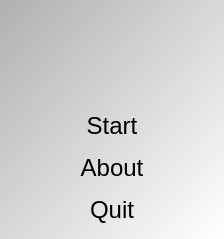
<?xml version="1.0" encoding="UTF-8"?>
<ui version="4.0">
 <class>QtTestOpenQuestionMenuDialog</class>
 <widget class="QDialog" name="QtTestOpenQuestionMenuDialog">
  <property name="geometry">
   <rect>
    <x>0</x>
    <y>0</y>
    <width>224</width>
    <height>239</height>
   </rect>
  </property>
  <property name="font">
   <font>
    <pointsize>24</pointsize>
   </font>
  </property>
  <property name="windowTitle">
   <string>TestOpenQuestion</string>
  </property>
  <property name="windowIcon">
   <iconset resource="ToolTestOpenQuestion.qrc">
    <normaloff>:/images/ToolTestOpenQuestionIcon14x14.png</normaloff>:/images/ToolTestOpenQuestionIcon14x14.png</iconset>
  </property>
  <property name="styleSheet">
   <string notr="true">/*QDialog { 
 background-image: url(:/images/TooltestopenquestionIcon14x14.png);
  background-repeat: no-repeat
  background-position: center center
}
*/
QDialog { 
  background-color: qlineargradient(x1: 0, y1: 0, x2: 1, y2: 1, stop: 0 #B0B0B0, stop: 1 #ffffff);
 }
QPushButton {
  font-family: &quot;Courier New&quot;, &quot;Courier&quot;, Courier, monospace;
  font-size: 24px;
}</string>
  </property>
  <layout class="QVBoxLayout" name="verticalLayout">
   <item>
    <widget class="QLabel" name="label">
     <property name="text">
      <string/>
     </property>
     <property name="pixmap">
      <pixmap resource="ToolTestOpenQuestion.qrc">:/images/ToolTestOpenQuestionIcon14x14.png</pixmap>
     </property>
     <property name="alignment">
      <set>Qt::AlignCenter</set>
     </property>
    </widget>
   </item>
   <item>
    <widget class="QPushButton" name="button_start">
     <property name="text">
      <string>Start</string>
     </property>
     <property name="flat">
      <bool>true</bool>
     </property>
    </widget>
   </item>
   <item>
    <widget class="QPushButton" name="button_about">
     <property name="text">
      <string>About</string>
     </property>
     <property name="flat">
      <bool>true</bool>
     </property>
    </widget>
   </item>
   <item>
    <widget class="QPushButton" name="button_quit">
     <property name="text">
      <string>Quit</string>
     </property>
     <property name="flat">
      <bool>true</bool>
     </property>
    </widget>
   </item>
  </layout>
 </widget>
 <resources>
  <include location="ToolTestOpenQuestion.qrc"/>
 </resources>
 <connections/>
</ui>
